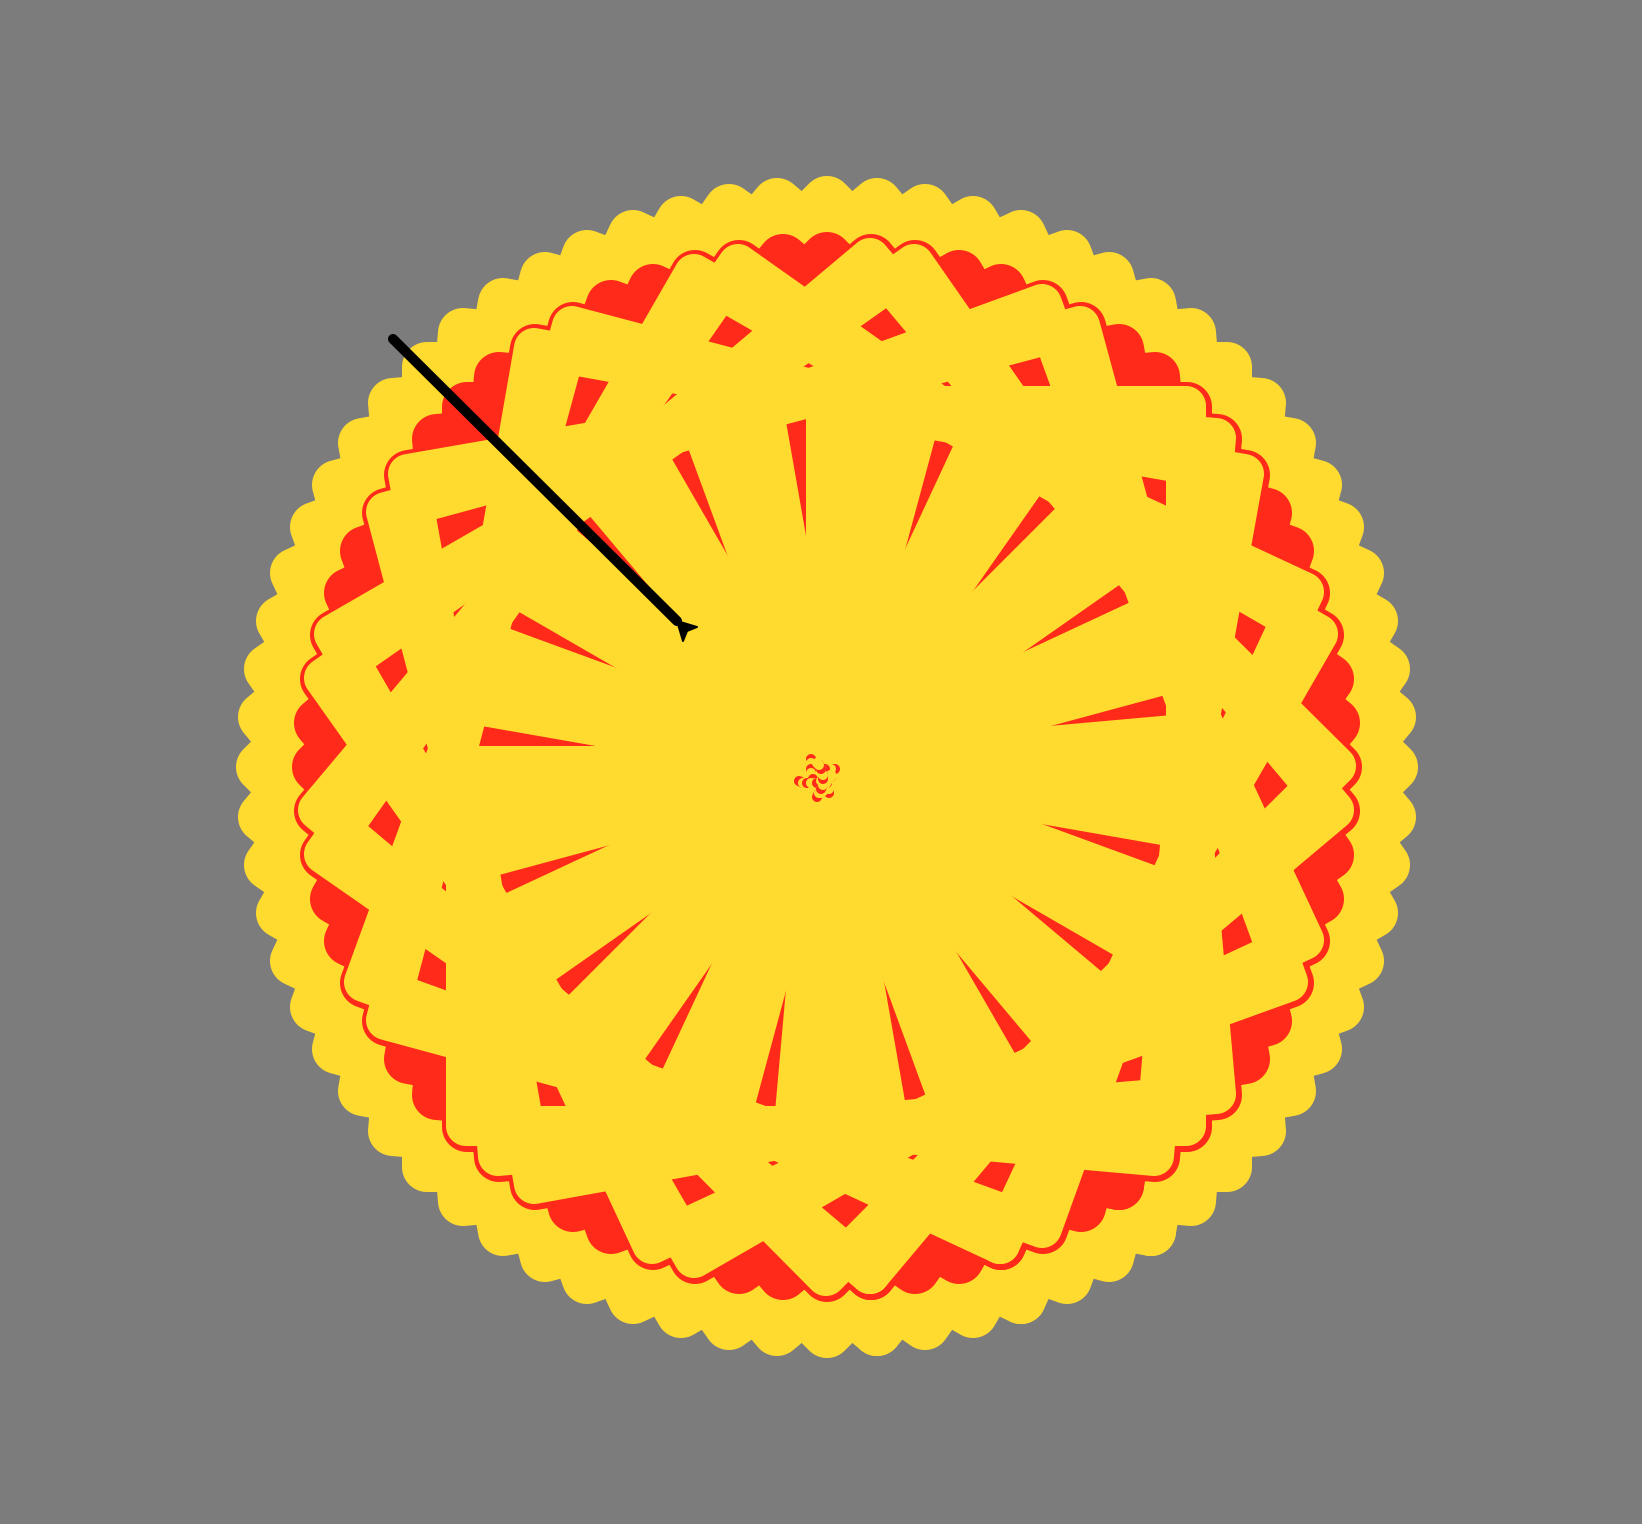

Python code for this plot:
# draws a pie with a knife cutting it
import turtle
lance = turtle.Turtle()
wn = turtle.Screen()

#background color
wn.bgcolor("dimgray")

#make the crust
def spyro():
    for num in range(72):
        lance.forward(200)
        lance.left(90)
        lance.forward(200)
        lance.left(90)
        lance.forward(200)
        lance.left(90)
        lance.forward(200)
        lance.left(5)

lance.pencolor("gold")
lance.speed(0)
lance.pensize(25)
spyro()

#put the cherry filling
def spyro2():
    for num in range(72):
        lance.forward(180)
        lance.left(90)
        lance.forward(180)
        lance.left(90)
        lance.forward(180)
        lance.left(90)
        lance.forward(180)
        lance.left(5)
        
lance.pencolor("red")
lance.pensize(25)
spyro2()

#cover the filling with more crust
def spyro3():
    for num in range(37):
        lance.forward(180)
        lance.left(90)
        lance.forward(180)
        lance.left(90)
        lance.forward(180)
        lance.left(90)
        lance.forward(180)
        lance.left(5)
        
lance.pencolor("gold")
lance.pensize(20)
spyro3()

#don't forget air holes
def spyro4():
    for num in range(5):
        lance.pencolor("gold")
        lance.backward(15)
        lance.forward(2)
        lance.pencolor("red")
        lance.forward(2)
        lance.pencolor("gold")
        lance.forward(1)
        lance.left(20)
        lance.pencolor("gold")
        lance.forward(2)
        lance.pencolor("red")
        lance.forward(2)
        lance.pencolor("gold")
        lance.forward(1)
        lance.left(20)
        lance.pencolor("gold")
        lance.forward(2)
        lance.pencolor("red")
        lance.forward(2)
        lance.pencolor("gold")
        lance.forward(1)
        lance.left(20)
        lance.pencolor("gold")
        lance.forward(2)
        lance.pencolor("red")
        lance.forward(2)
        lance.pencolor("gold")
        lance.forward(1)
        lance.left(20)
        lance.pencolor("red")
        
lance.pensize(5)
spyro4()
lance.penup()
lance.forward(300)
lance.pencolor("black")
lance.pendown()
lance.backward(200)
